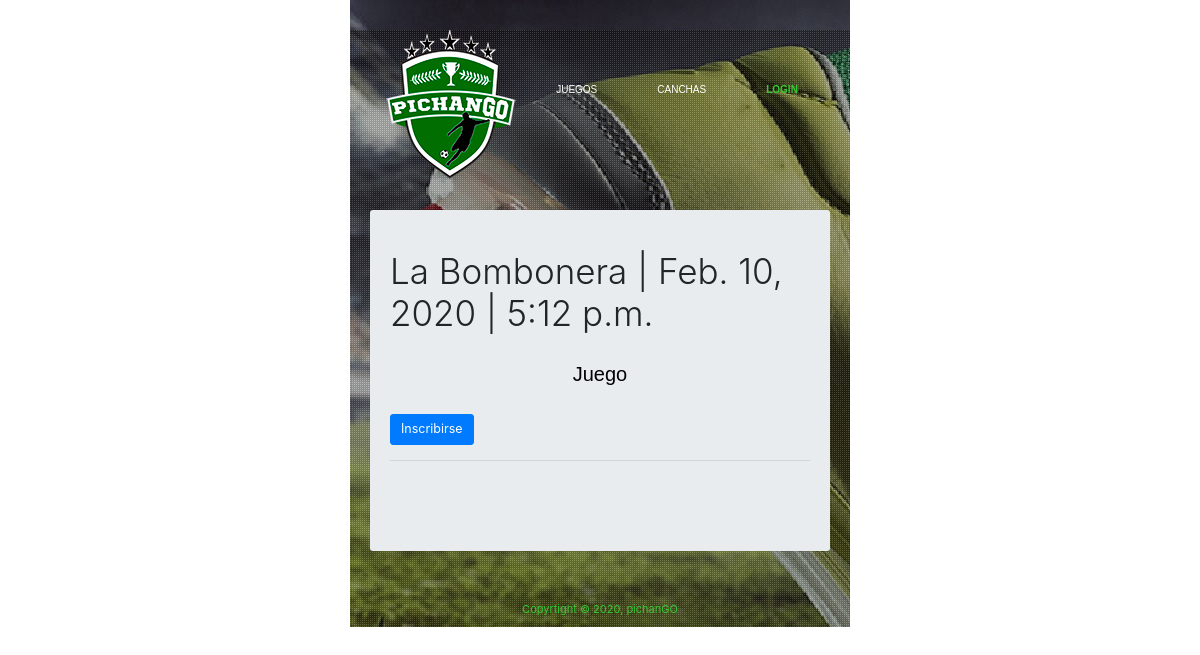
/listajuegos/1, run on an earlier commit of the app's database.
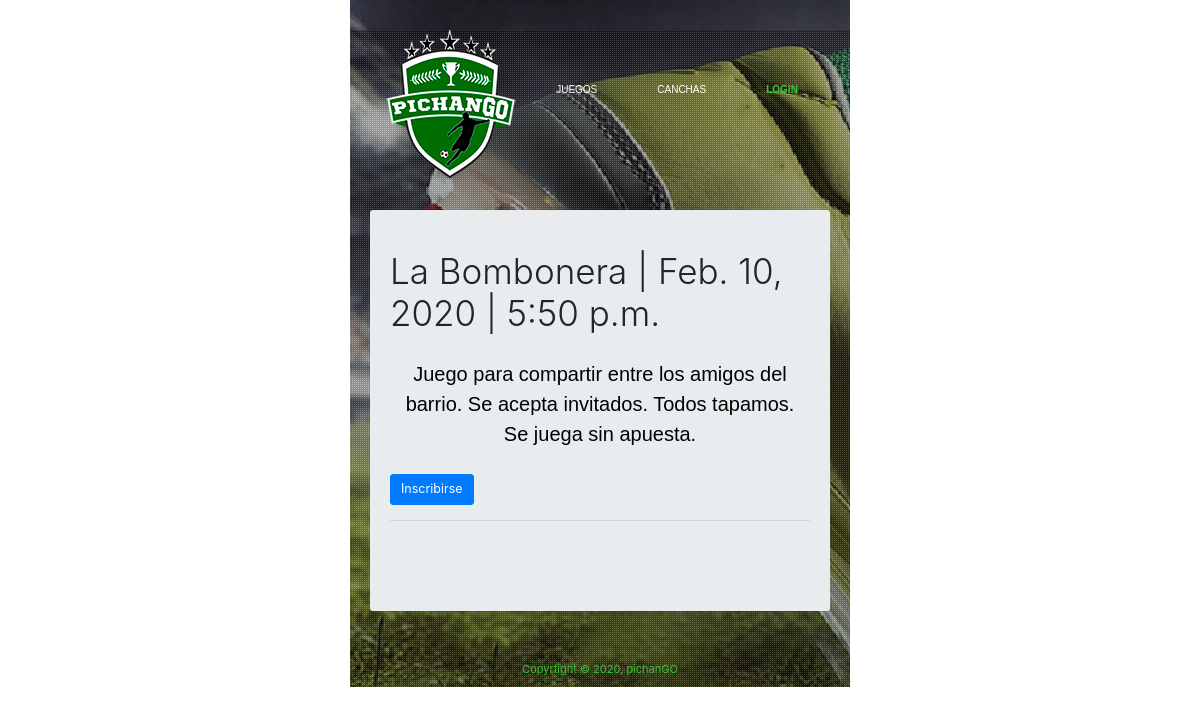
And on a later commit of the database.
### jobs/models.py (models this page shows)
class Juego(models.Model):
    estado=models.CharField(max_length=100,choices=
    (('Activo','Activo'),('Realizado','Realizado'), ('Cancelado','Cancelado')))
    fecha=models.DateField()
    hora=models.TimeField()
    cancha=models.ForeignKey(Cancha,on_delete=models.CASCADE)
    jugador=models.ManyToManyField(Jugador)
    descripcion=models.TextField(null=True)

class Cancha(models.Model):
    nombre=models.CharField(max_length=50)
    direccion=models.CharField(max_length=200)
    distrito=models.CharField(max_length=100,choices=
    (('Comas','Comas'),('Los Olivos','Los Olivos'), ('San Martín de Porres','San Martín de Porres')))
    telefono=models.CharField(max_length=20,name='Teléfono')
    ubicacion=models.CharField(max_length=100,name='Ubicación')
    costoHora=models.DecimalField(decimal_places=2,max_digits=6,name='Costo por hora')
    jugadoresMaximos=models.IntegerField(name='Jugadores por equipo')
    def  __str__(self):
        return self.nombre

### jobs/views.py (the view)
# urls.py: path('listajuegos/<int:juego_id>', views.detail,name='detail'),
def detail(request,juego_id):
    listacanchas= Cancha.objects
    juego_detail = get_object_or_404(Juego,pk=juego_id)
    return render(request,'juego.html',{'data':juego_detail})

### jobs/templates/juego.html (shortened to what this page needs)
{% load static %}
<!DOCTYPE html>
<html lang="en">
<head>
    <link rel="stylesheet" href="{% static "./reset.css" %}" >
    <link rel="stylesheet" href="https://stackpath.bootstrapcdn.com/bootstrap/4.3.1/css/bootstrap.min.css">
    <link rel="stylesheet" href="{% static "./styles.css" %}" >
</head>
<body>
    <div class="wrapper">
    <div class="w3_baner">
        <header class ="header">
            <figure>
               <a href="/"><img src="{% static "./Images/logosmall.png" %}" alt="logo"></a>
            </figure>
            <nav class="nav-main">
                <ul>
                    <li><a href="./">JUEGOS</a></li>
                    <li><a href="./">CANCHAS</a></li>
                    <li><a class="active" href="login.html">LOGIN</a></li>
                </ul>
            </nav>
        </header>
        <main class= "main">
                    <div class="jumbotron">
                        <h3 class="display-4">{{ data.cancha}} | {{ data.fecha}} | {{data.hora}}</h3>
                        <p class="lead">{{ data.descripcion}}</p>
                        <a class="btn btn-primary btn-lg" href="/listajuegos/" role="button">Inscribirse</a>
                        <hr class="my-4">
                        <p></p>
                    </div>
        </main>
        <footer class="footer">
            <p>Copyrtight &copy; 2020, pichanGO  </p>
        </footer>
    </div>
    </div>
</body>
</html>

What changed in the data, as far as the page shows it:
changed Juego "La Bombonera": hora "5:12 p.m." → "5:50 p.m."; descripcion "Juego" → "Juego para compartir entre los amigos del barrio. Se acepta invitados. Todos tapamos. Se juega sin apuesta."
